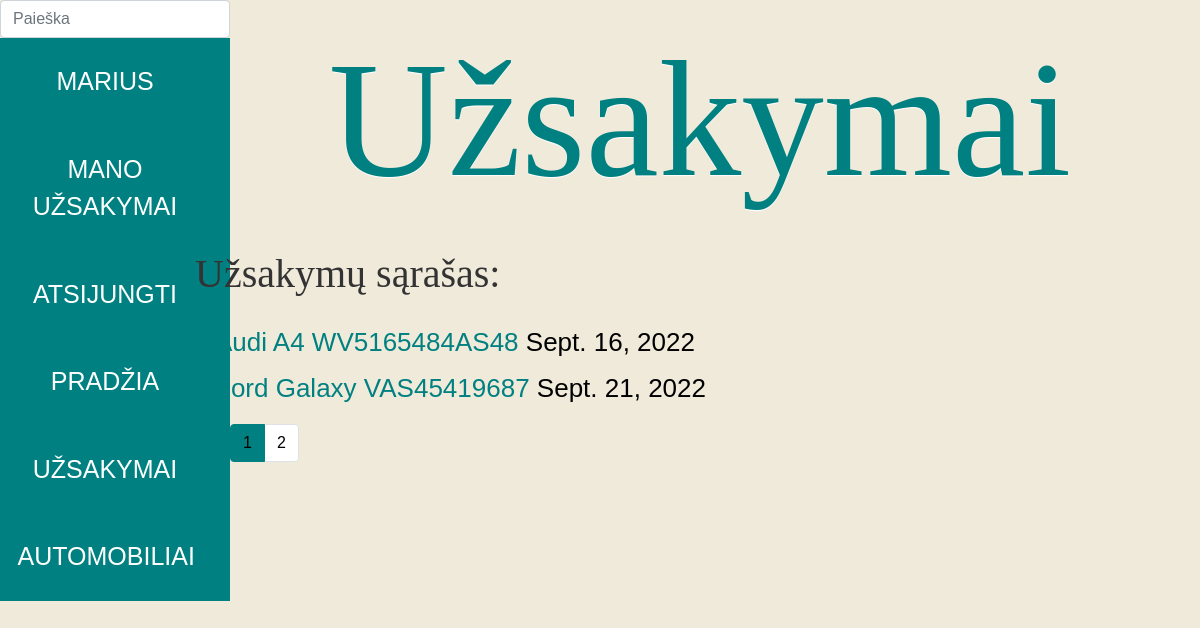
The page /autoservice/orders/ (signed in) on the database its author committed.
### autoservice/models.py (models this page shows, shortened)
class Uzsakymas(models.Model):
    data = models.DateField("Data", null=True, blank=True)
    automobilis_id = models.ForeignKey(
        "Automobilis", on_delete=models.SET_NULL, null=True
    )
    suma = models.FloatField("Suma", max_length=200)
    grazinimas = models.DateField("Bus įvykdyta", null=True, blank=True)
    UZSAKYMO_STATUS = (
        ("p", "Priimtas"),
        ("v", "Vykdomas"),
        ("i", "Įvykdytas"),
        ("a", "Atmestas"),
    )
    status = models.CharField(
        max_length=1,
        choices=UZSAKYMO_STATUS,
        blank=True,
        default="p",
        help_text="Statusas",
    )
    vartotojas = models.ForeignKey(User, on_delete=models.SET_NULL, null=True, blank=True)
    class Meta:
        verbose_name = "Užsakymas"
        verbose_name_plural = "Užsakymai"

class Automobilis(models.Model):
    valstybinis_nr = models.CharField("Valstybinis_NR", max_length=7)
    automobilio_modelis_id = models.ForeignKey(
        "AutomobilioModelis", on_delete=models.SET_NULL, null=True
    )
    VIN_kodas = models.CharField(
        "VIN_kodas", max_length=200, help_text="Įveskite VIN kodą"
    )
    klientas = models.CharField("Klientas", max_length=200)
    nuotrauka = models.ImageField("Nuotrauka", upload_to="auto_nuotraukos", null=True)
    aprasymas = HTMLField()
    class Meta:
        verbose_name = "Automobilis"
        verbose_name_plural = "Automobiliai"
    def __str__(self):
        return f"{self.automobilio_modelis_id} {self.VIN_kodas}"

class AutomobilioModelis(models.Model):
    marke = models.CharField(
        "Markė", max_length=50, help_text="Įveskite automobilio markę"
    )
    modelis = models.CharField(
        "Modelis", max_length=50, help_text="Įveskite automobilio modelį"
    )
    class Meta:
        verbose_name = "Automobilio modelis"
        verbose_name_plural = "Automobilių modeliai"
    def __str__(self):
        return f"{self.marke} {self.modelis}"

### autoservice/views.py (the view)
# urls.py: path("orders/", views.OrdersListView.as_view(), name="orders_link"),
class OrdersListView(generic.ListView):
    model = Uzsakymas
    paginate_by = 2
    template_name = "order_list.html"

### autoservice/templates/order_list.html
{% extends "base.html" %}
{% block content %}
<div class="cars">
<h1>Užsakymai</h1>
<p style="margin-top: 60px; margin-left: -20px">Užsakymų sąrašas:</p>
{% if uzsakymas_list %}
<ul>
    {% for order in uzsakymas_list %}
    <li><span class="text-wrapper">
        <a href="{{ order.id }}" style="color: #008080;">{{ order.automobilis_id }}</a> {{ order.data }}
    </span></li>
    {% endfor %}
</ul>
{% else %}
    <p>Užsakymų nėra</p>
{% endif %}
</div>
<div class="container puslapiai">
    <nav aria-label="...">
        {% if page_obj.has_other_pages %}
            <ul class="pagination">
                {% for i in page_obj.paginator.page_range %}
                    {% if page_obj.number == i %}
                        <li class="page-item active">
                            <a class="page-link"> {{ i }}</a>
                        </li>
                    {% else %}
                    <li class="page-item">
                        <a class="page-link" href="?page={{ i }}">{{ i }}</a>
                    </li>
                    {% endif %}
                {% endfor %}
            </ul>
        {% endif %}
    </nav>
</div>
{% endblock %}

### autoservice/templates/base.html (shortened to what this page needs)
<!DOCTYPE html>
<html lang="en">
<head>
  <link rel="stylesheet" href="https://stackpath.bootstrapcdn.com/bootstrap/4.1.3/css/bootstrap.min.css">
  {% load static %}
  <link rel="stylesheet" href="{% static 'css/styles.css' %}">
</head>
<body class="body">
  <div class="area" >
    <ul class="circles">
    </ul>
    <div class="container-fluid">
      <div class="row">
        <div class="col-sm-2">
        {% block sidebar %}
          <ul class="sidebar-nav">
            <li>
            <form style="margin-left: 20px; width: 230px;" action="{% url 'search_link' %}" method="get">
              <input name="query" class="form-control" type="text" placeholder="Paieška">
            </form>
            </li>
              {% if user.is_authenticated %}
            <li><a href="#">
            {{ user.get_username }}</a></li>
            <li><a href="{% url 'my-orders' %}">Mano užsakymai</a></li>
            <li><a href="{% url 'logout'%}">Atsijungti</a></li>
          {% else %}
            <li><a href="{% url 'login'%}?next={{request.path}}">Prisijungti</a></li>
            <li><a href="#">Registruotis</a></li>
          {% endif %}
            <li><a href="{% url 'index' %}">Pradžia</a></li>
            <li><a href="{% url 'orders_link' %}">Užsakymai</a></li>
            <li><a href="{% url 'cars' %}">Automobiliai</a></li>
          </ul>
       {% endblock %}
        </div>
        <div class="col-sm-10">{% block content %}{% endblock %}</div>
      </div>
    </div>
  </div >
</body>
</html>

### autoservice/static/css/styles.css (style rules this page uses)
ul { color: #008080; }
li::marker { font-size: 2rem; font-weight: bolder; }
.text-wrapper { color: black; font-size: 26px; }
.page-item.active .page-link { background: #008080; border-color: #008080; color:black; }
.page-link { color:black; }
.cars h1 { color: #008080; font-family: "Great Vibes", cursive; font-size: 165px; line-height: 160px; font-weight: normal; margin-bottom: 0px; margin-top: 40px; text-align: center; text-shadow: 0 1px 1px #fff; }
.cars p { color: #333333; font-family: Georgia, serif; font-size: 40px; line-height: 28px; margin: 0 0 28px 20px; }
.sidebar-nav { margin-left: -35px; list-style: none; }
.sidebar-nav li { text-align: center; width: 200px; }
.sidebar-nav a { display: inline-block; width: 250px; font-size: 25px; background-color: #008080; color: white; padding: 1em 1.5em; text-decoration: none; text-transform: uppercase; }
* { margin: 0px; padding: 0px; }
body { font-family: 'Exo', sans-serif; }
.area { background: #F0EADA; background: -webkit-linear-gradient(to left, #8f94fb, #4e54c8); width: 100%; height:100vh; }
.circles { position: absolute; top: 0; left: 0; width: 100%; height: 100%; overflow: hidden; }
* { margin: 0; padding: 0; }
html { background: url("https://dl.dropboxusercontent.com/u/159328383/background.jpg") no-repeat center center fixed; -webkit-background-size: cover; -moz-background-size: cover; -o-background-size: cover; background-size: cover; }
body { background: transparent; }
body, input, button { font-family: 'Source Sans Pro', sans-serif; }

### rows shown on the page
Uzsakymas: automobilis_id "Audi A4 WV5165484AS48", data "Sept. 16, 2022"
Uzsakymas: automobilis_id "Ford Galaxy VAS45419687", data "Sept. 21, 2022"

### other values the page prints
{{ user.get_username }} "MARIUS"
{{ i }} "1"
{{ i }} "2"
